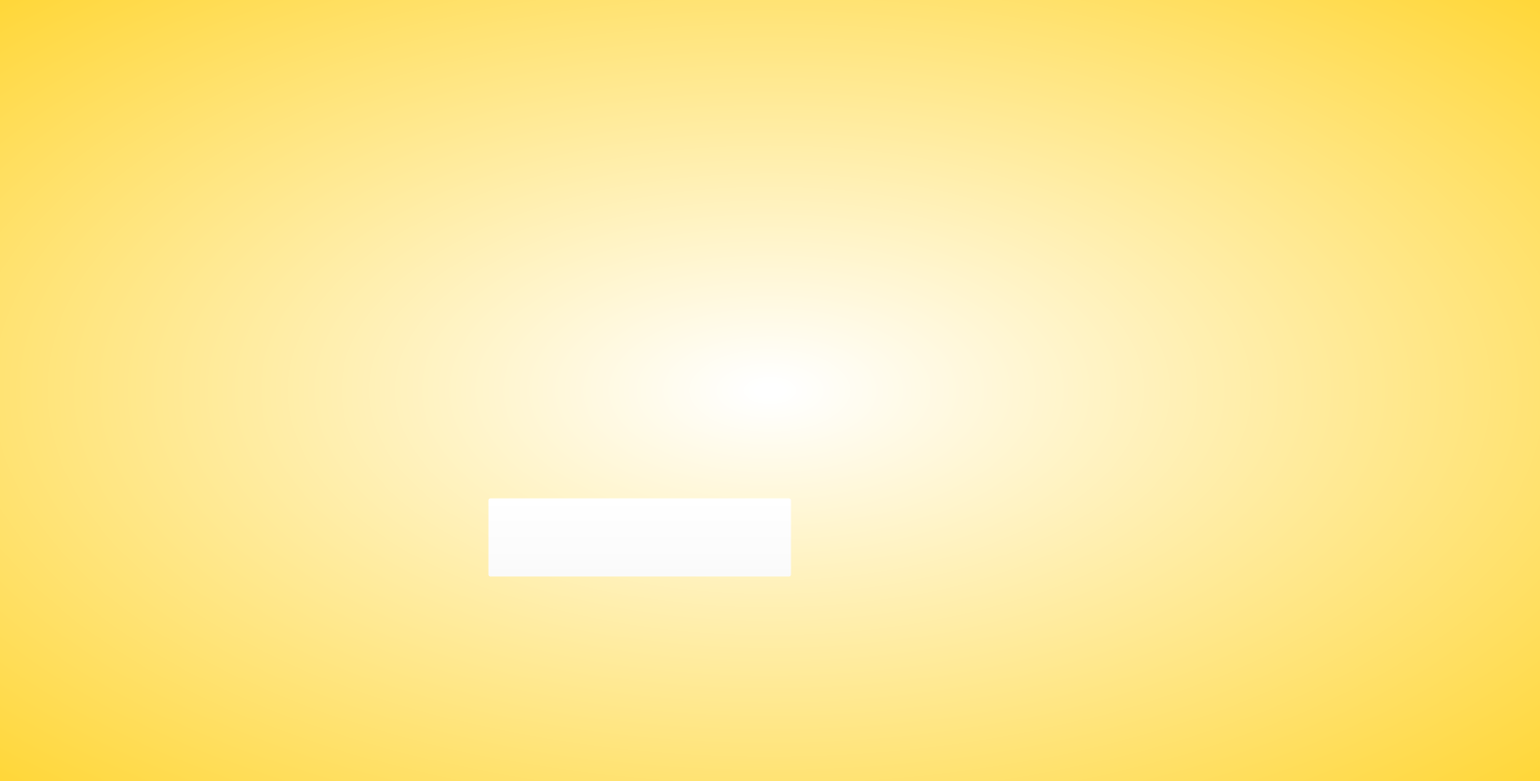
<?xml version="1.0" encoding="UTF-8"?>
<ui version="4.0">
 <class>MainWindow</class>
 <widget class="QMainWindow" name="MainWindow">
  <property name="geometry">
   <rect>
    <x>0</x>
    <y>0</y>
    <width>1578</width>
    <height>800</height>
   </rect>
  </property>
  <property name="windowTitle">
   <string>MainWindow</string>
  </property>
  <property name="styleSheet">
   <string notr="true"/>
  </property>
  <widget class="QWidget" name="centralwidget">
   <property name="styleSheet">
    <string notr="true">background-color: qradialgradient(spread:pad, cx:0.499, cy:0.499318, radius:0.871, fx:0.5, fy:0.5, stop:0.0097561 rgba(255, 255, 255, 255), stop:0.887805 rgba(255, 211, 38, 255));</string>
   </property>
   <widget class="QWidget" name="widget" native="true">
    <property name="geometry">
     <rect>
      <x>230</x>
      <y>150</y>
      <width>829</width>
      <height>481</height>
     </rect>
    </property>
    <property name="minimumSize">
     <size>
      <width>829</width>
      <height>481</height>
     </size>
    </property>
    <property name="maximumSize">
     <size>
      <width>829</width>
      <height>481</height>
     </size>
    </property>
    <property name="styleSheet">
     <string notr="true">background-color: rgba(255, 255, 255, 0);
border-color: rgba(255, 255, 255, 0);</string>
    </property>
    <widget class="QLabel" name="label_4">
     <property name="geometry">
      <rect>
       <x>0</x>
       <y>0</y>
       <width>331</width>
       <height>71</height>
      </rect>
     </property>
     <property name="minimumSize">
      <size>
       <width>331</width>
       <height>71</height>
      </size>
     </property>
     <property name="maximumSize">
      <size>
       <width>331</width>
       <height>71</height>
      </size>
     </property>
     <property name="styleSheet">
      <string notr="true">border-image: url(:/image/image/index.png);
background-color: rgba(255, 255, 255, 0);</string>
     </property>
     <property name="frameShape">
      <enum>QFrame::NoFrame</enum>
     </property>
     <property name="frameShadow">
      <enum>QFrame::Plain</enum>
     </property>
     <property name="text">
      <string/>
     </property>
     <property name="scaledContents">
      <bool>false</bool>
     </property>
     <property name="textInteractionFlags">
      <set>Qt::LinksAccessibleByKeyboard</set>
     </property>
    </widget>
    <widget class="QLabel" name="label_2">
     <property name="enabled">
      <bool>true</bool>
     </property>
     <property name="geometry">
      <rect>
       <x>100</x>
       <y>90</y>
       <width>621</width>
       <height>231</height>
      </rect>
     </property>
     <property name="minimumSize">
      <size>
       <width>621</width>
       <height>231</height>
      </size>
     </property>
     <property name="maximumSize">
      <size>
       <width>621</width>
       <height>231</height>
      </size>
     </property>
     <property name="palette">
      <palette>
       <active>
        <colorrole role="Button">
         <brush brushstyle="SolidPattern">
          <color alpha="0">
           <red>0</red>
           <green>0</green>
           <blue>0</blue>
          </color>
         </brush>
        </colorrole>
        <colorrole role="Base">
         <brush brushstyle="SolidPattern">
          <color alpha="0">
           <red>0</red>
           <green>0</green>
           <blue>0</blue>
          </color>
         </brush>
        </colorrole>
        <colorrole role="Window">
         <brush brushstyle="SolidPattern">
          <color alpha="0">
           <red>0</red>
           <green>0</green>
           <blue>0</blue>
          </color>
         </brush>
        </colorrole>
       </active>
       <inactive>
        <colorrole role="Button">
         <brush brushstyle="SolidPattern">
          <color alpha="0">
           <red>0</red>
           <green>0</green>
           <blue>0</blue>
          </color>
         </brush>
        </colorrole>
        <colorrole role="Base">
         <brush brushstyle="SolidPattern">
          <color alpha="0">
           <red>0</red>
           <green>0</green>
           <blue>0</blue>
          </color>
         </brush>
        </colorrole>
        <colorrole role="Window">
         <brush brushstyle="SolidPattern">
          <color alpha="0">
           <red>0</red>
           <green>0</green>
           <blue>0</blue>
          </color>
         </brush>
        </colorrole>
       </inactive>
       <disabled>
        <colorrole role="Button">
         <brush brushstyle="SolidPattern">
          <color alpha="0">
           <red>0</red>
           <green>0</green>
           <blue>0</blue>
          </color>
         </brush>
        </colorrole>
        <colorrole role="Base">
         <brush brushstyle="SolidPattern">
          <color alpha="0">
           <red>0</red>
           <green>0</green>
           <blue>0</blue>
          </color>
         </brush>
        </colorrole>
        <colorrole role="Window">
         <brush brushstyle="SolidPattern">
          <color alpha="0">
           <red>0</red>
           <green>0</green>
           <blue>0</blue>
          </color>
         </brush>
        </colorrole>
       </disabled>
      </palette>
     </property>
     <property name="mouseTracking">
      <bool>false</bool>
     </property>
     <property name="tabletTracking">
      <bool>false</bool>
     </property>
     <property name="styleSheet">
      <string notr="true">border-image: url(:/image/image/title.png);
background-color: rgba(0, 0, 0, 0);</string>
     </property>
     <property name="text">
      <string/>
     </property>
     <property name="alignment">
      <set>Qt::AlignCenter</set>
     </property>
    </widget>
    <widget class="QLabel" name="label_3">
     <property name="geometry">
      <rect>
       <x>270</x>
       <y>310</y>
       <width>311</width>
       <height>71</height>
      </rect>
     </property>
     <property name="minimumSize">
      <size>
       <width>311</width>
       <height>71</height>
      </size>
     </property>
     <property name="maximumSize">
      <size>
       <width>311</width>
       <height>71</height>
      </size>
     </property>
     <property name="styleSheet">
      <string notr="true">border-image: url(:/image/image/with.png);
background-color: rgba(0, 0, 0, 0);</string>
     </property>
     <property name="text">
      <string/>
     </property>
     <property name="alignment">
      <set>Qt::AlignCenter</set>
     </property>
    </widget>
    <widget class="QPushButton" name="pushButton">
     <property name="geometry">
      <rect>
       <x>270</x>
       <y>360</y>
       <width>311</width>
       <height>81</height>
      </rect>
     </property>
     <property name="minimumSize">
      <size>
       <width>311</width>
       <height>81</height>
      </size>
     </property>
     <property name="maximumSize">
      <size>
       <width>311</width>
       <height>81</height>
      </size>
     </property>
     <property name="styleSheet">
      <string notr="true">border-image: url(:/image/image/gamestart.png);
background-color: rgba(255, 255, 255, 0);</string>
     </property>
     <property name="text">
      <string/>
     </property>
    </widget>
   </widget>
  </widget>
 </widget>
 <resources>
  <include location="../Desktop/지니US/test/pythonProject/intro.qrc"/>
 </resources>
 <connections/>
</ui>
